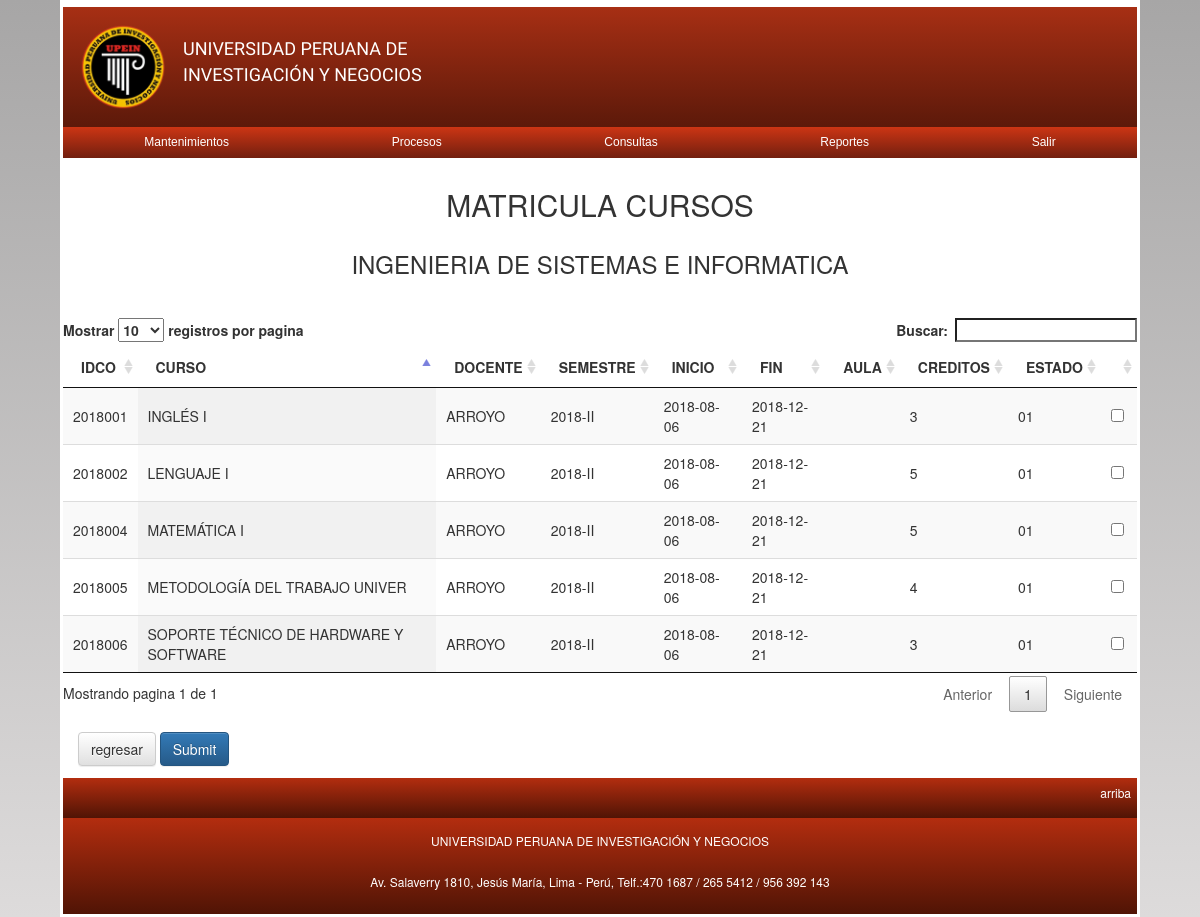
The page /proceso/matricula/p_m_cursos.php?IDAlumno=2018010000&IDCarrera=ISF (signed in) on the database as committed earlier.
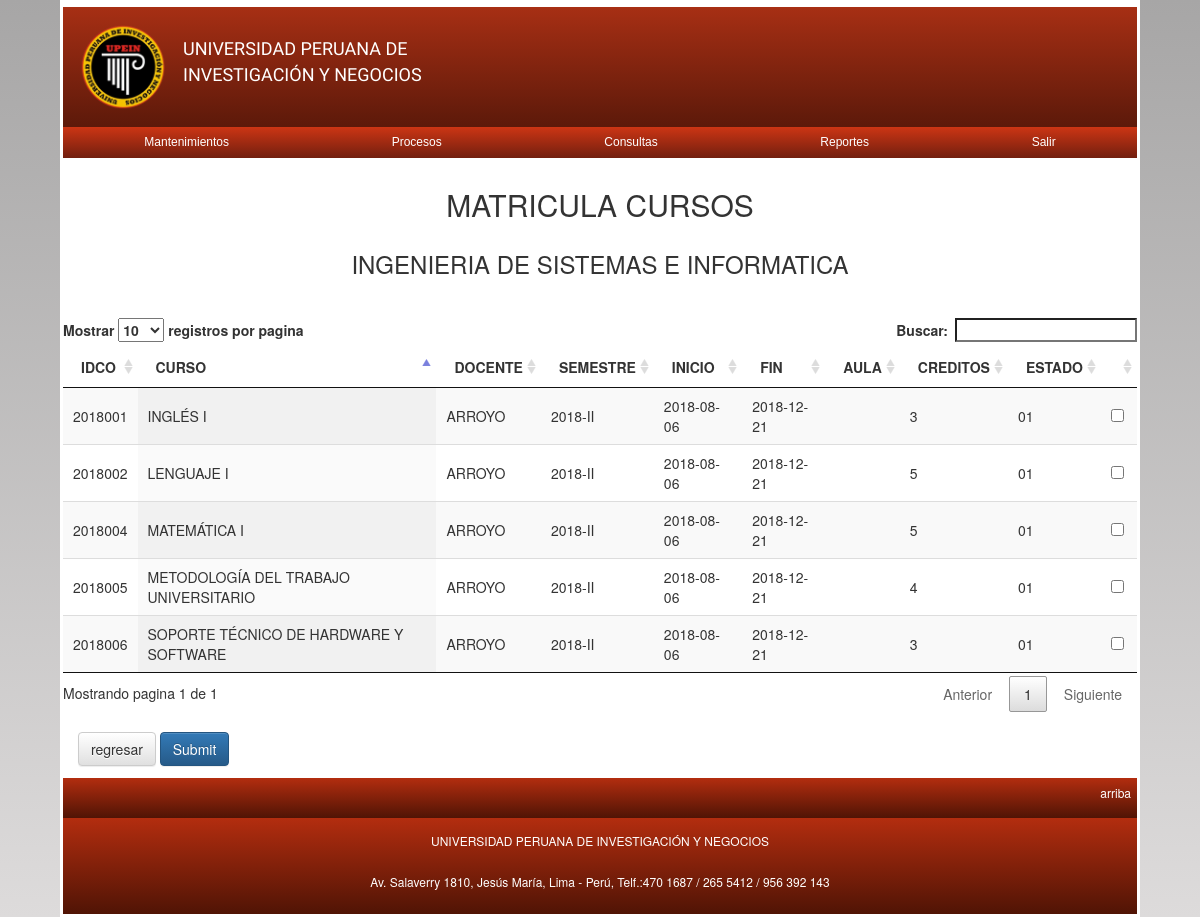
The same page on the database as committed later.
### tables this page shows
CREATE TABLE `tbl_curso_operativo` (
  `IDCO` char(7) NOT NULL DEFAULT '',
  `IDCursos` varchar(8) DEFAULT NULL,
  `IDDocente` varchar(10) DEFAULT NULL,
  `IDSemestre` int(11) DEFAULT NULL,
  `IDAula` int(11) NOT NULL,
  `F_exParcial` datetime DEFAULT NULL,
  `F_exFinal` datetime DEFAULT NULL,
  `F_exSusti` datetime DEFAULT NULL,
  `Estado` char(2) DEFAULT NULL
);

CREATE TABLE `tbl_cursos` (
  `Año` int(11) NOT NULL,
  `Semestre` varchar(2) NOT NULL,
  `IDCursos` varchar(8) NOT NULL DEFAULT '',
  `Descripcion` varchar(100) DEFAULT NULL,
  `IDCarrera` varchar(4) NOT NULL,
  `Tipo_Curso` varchar(1) DEFAULT NULL,
  `IDCiclo` int(11) DEFAULT NULL,
  `IDPrerequisito` varchar(8) NOT NULL,
  `Creditos` int(11) DEFAULT NULL,
  `Rcreditos` int(11) DEFAULT NULL,
  `HorasTeoricas` int(5) DEFAULT NULL,
  `HorasPractica` int(5) DEFAULT NULL,
  `Tipo` char(1) DEFAULT NULL,
  `IDTA` int(11) NOT NULL,
  `Estado` char(2) DEFAULT NULL
);

CREATE TABLE `tbl_docente` (
  `IDDocente` varchar(10) NOT NULL DEFAULT '',
  `Tipo_doc` varchar(30) DEFAULT NULL,
  `N_documento` varchar(20) DEFAULT NULL,
  `Nombres` varchar(30) DEFAULT NULL,
  `Apellidos` varchar(60) DEFAULT NULL,
  `Fecha_nac` date DEFAULT NULL,
  `Direccion` varchar(60) DEFAULT NULL,
  `Cod_Dist` varchar(10) NOT NULL,
  `Telf_fijo` varchar(15) NOT NULL,
  `Telf_celular` varchar(15) NOT NULL,
  `Email` varchar(50) NOT NULL,
  `Categoria` varchar(100) NOT NULL,
  `Regi_dedicacion` varchar(10) NOT NULL,
  `Tiem_labores` int(11) NOT NULL,
  `Estado` varchar(10) DEFAULT NULL
);

CREATE TABLE `tbl_semestre` (
  `IDSemestre` int(11) NOT NULL,
  `Descripcion` varchar(10) DEFAULT NULL,
  `Nro_pagos` int(11) DEFAULT NULL,
  `Fecha_Inicio` date DEFAULT NULL,
  `Fecha_Fin` date DEFAULT NULL,
  `Detalle` varchar(40) DEFAULT NULL,
  `nro_notas` tinyint(4) DEFAULT NULL,
  `Estado` varchar(2) DEFAULT NULL
);

### proceso/matricula/p_m_cursos.php (the view, shortened to what this page needs)
<?php
	require '../../conexion.php';
	$id=$_GET['IDAlumno'];
	$carrera=$_GET['IDCarrera'];
	$sql1="SELECT * FROM tbl_carrera WHERE IDCarrera='$carrera'";
	$resultado1=$mysqli->query($sql1);
	$fila=$resultado1->fetch_array(MYSQLI_ASSOC);
	$sql2="SELECT * FROM tbl_notas_alumno WHERE IDAlumno='$id'";
	$resultado2=$mysqli->query($sql2);
	$fila1=$resultado2->fetch_array(MYSQLI_ASSOC);
	$sql = "SELECT co.IDCO AS id, c.Descripcion AS curso,c.Creditos as creditos, d.Apellidos AS profe, s.Descripcion AS semestre,s.Fecha_Inicio AS inicio,s.Fecha_Fin AS fin, a.Descripcion AS aula, co.Estado AS estado";
	$sql.=" FROM ((((tbl_curso_operativo AS co INNER JOIN tbl_cursos AS c ON co.IDCursos=c.IDCursos) INNER JOIN tbl_docente AS d ON co.IDDocente=d.IDDocente) INNER JOIN tbl_semestre AS s ON co.IDSemestre=s.IDSemestre) LEFT JOIN tbl_aula AS a ON co.IDAula=a.IDAula)";
	$sql.=" WHERE s.Estado='01' AND c.IDCarrera='$carrera'";
	$resultado=$mysqli->query($sql);
	if(empty($fila1)){
		$sql = "SELECT co.IDCO AS id, c.Descripcion AS curso,c.Creditos as creditos, d.Apellidos AS profe, s.Descripcion AS semestre,s.Fecha_Inicio AS inicio,s.Fecha_Fin AS fin, a.Descripcion AS aula, co.Estado AS estado";
		$sql.=" FROM ((((tbl_curso_operativo AS co INNER JOIN tbl_cursos AS c ON co.IDCursos=c.IDCursos) INNER JOIN tbl_docente AS d ON co.IDDocente=d.IDDocente) INNER JOIN tbl_semestre AS s ON co.IDSemestre=s.IDSemestre) LEFT JOIN tbl_aula AS a ON co.IDAula=a.IDAula)";
		$sql.=" WHERE s.Estado='01' AND c.IDCarrera='$carrera' AND c.IDCiclo='1'";
		$resultado=$mysqli->query($sql);
	}
?>
<!DOCTYPE html>
<html lang="es">
<head>
    <link href="../../css/bootstrap.min.css" rel="stylesheet">
	<link href="../../css/bootstrap-theme.css" rel="stylesheet">
	<link href="../../css/jquery.dataTables.min.css" rel="stylesheet">
	<link rel="stylesheet" href="../../css/estilos.css">
</head>
<body>
	<div class="contenedor">
        <?php include '../../nav.php'?>
		<div class="container">
				<div class="row">
					<h2 style="text-align:center">MATRICULA CURSOS</h2>
				</div>
				<div class="row">
					<h3 style="text-align:center"><?php echo $fila['Descripcion'];?></h3>
				</div>
				<div class="row">
				</div>
				<br>
				<form action="p_m_guardar.php?IDAlumno=<?php echo $id;?>&IDCarrera=<?php echo $carrera;?>" method="post">
					<div class="row table-responsive">
						<table class="display" id="mitabla">
							<thead>
								<tr>
									<th>IDCO</th>
									<th>CURSO</th>
									<th>DOCENTE</th>
									<th>SEMESTRE</th>
									<th>INICIO</th>
									<th>FIN</th>
									<th>AULA</th>
									<th>CREDITOS</th>
									<th>ESTADO</th>
									<th></th>
								</tr>
							</thead>
							<tbody>
								<?php while($row = $resultado->fetch_array(MYSQLI_ASSOC)) { ?>
									<tr>
										<td><?php echo $row['id'];?></td>
										<td><?php echo $row['curso'];?></td>
										<td><?php echo $row['profe'];?></td>
										<td><?php echo $row['semestre'];?></td>
										<td><?php echo $row['inicio'];?></td>
										<td><?php echo $row['fin'];?></td>
										<td><?php echo $row['aula'];?></td>
										<td><?php echo $row['creditos'];?></td>
										<td><?php echo $row['estado'];?></td>
										<td><input type="checkbox" name="check[]" value="<?php echo $row['id'];?>"></td>
									</tr>
								<?php } ?>
							</tbody>
						</table>
					</div>
					<br>
					<a class="btn btn-default" href="p_m_matricula.php">regresar</a>
					<input type="submit" class="btn btn-primary">
				</form>
			</div>
		<footer>
			<div class="arriba"><a href="#header">arriba</a></div>
			<div class="p_footer">
				<p>UNIVERSIDAD PERUANA DE INVESTIGACIÓN Y NEGOCIOS</p>
				<p>Av. Salaverry 1810, Jesús María, Lima - Perú, Telf.:470 1687 / 265 5412 / 956 392 143</p>
			</div>
		</footer>
	</div>
</body>
</html>

Rows that differ between the two databases and show on the page:
changed through a linked row, tbl_curso_operativo id 2018005: IDCursos.Descripcion "METODOLOGÍA DEL TRABAJO UNIVER" → "METODOLOGÍA DEL TRABAJO UNIVERSITARIO"
